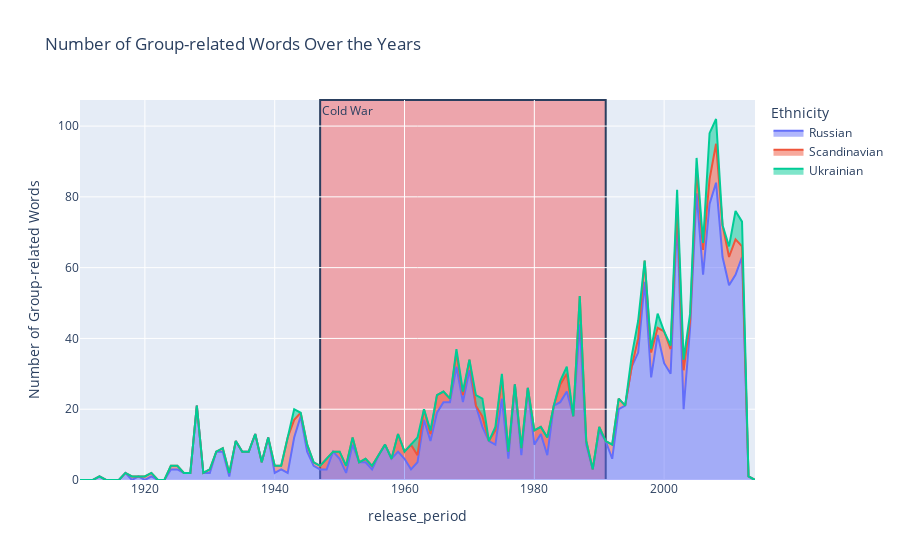

Here is the notebook cell this chart was saved with:
### Markdown cell above
Looking at some major actors of WWII, the prevalence of german representation can be seen a feen years after its begining as well but fades out rapidly, the same can be observed at a lower extent for the japanese representation. It also seems that big events trigger an increase in representation even after the main spike is going down. German and Japanese representation was mostly inexitent before WWII compared to France for example, but became relatively well represented afterwards, up until a global jump in representation due to film abundance.

### Code cell
ethnicities=['Russian','Scandinavian','Ukrainian']
plot_occurrences(df_sum, ethmerged, ethnicities, 1,[
    ('1947', '1991', 'Cold War')
])

### Figure 1 — Plotly figure (JSON) as saved in the notebook; plotly's stock layout.template omitted (floating-point values rounded to 4 significant figures)
{"data": [{"fillpattern": {"shape": ""}, "hovertemplate": "Ethnicity=Russian<br>release_period=%{x}<br>Number of Group-related Words=%{y}<extra></extra>", "legendgroup": "Russian", "line": {"color": "#636efa"}, "marker": {"symbol": "circle"}, "mode": "lines", "name": "Russian", "orientation": "v", "showlegend": true, "stackgroup": "1", "type": "scatter", "x": [1910, 1911, 1912, 1913, 1914, 1915, 1916, 1917, 1918, 1919, 1920, 1921, 1922, 1923, 1924, 1925, 1926, 1927, 1928, 1929, 1930, 1931, 1932, 1933, 1934, 1935, 1936, 1937, 1938, 1939, 1940, 1941, 1942, 1943, 1944, 1945, 1946, 1947, 1948, 1949, 1950, 1951, 1952, 1953, 1954, 1955, 1956, 1957, 1958, 1959, 1960, 1961, 1962, 1963, 1964, 1965, 1966, 1967, 1968, 1969, 1970, 1971, 1972, 1973, 1974, 1975, 1976, 1977, 1978, 1979, 1980, 1981, 1982, 1983, 1984, 1985, 1986, 1987, 1988, 1989, 1990, 1991, 1992, 1993, 1994, 1995, 1996, 1997, 1998, 1999, 2000, 2001, 2002, 2003, 2004, 2005, 2006, 2007, 2008, 2009, 2010, 2011, 2012, 2013, 2014], "xaxis": "x", "y": [0, 0, 0, 1, 0, 0, 0, 2, 0, 1, 0, 1, 0, 0, 3, 3, 2, 2, 21, 2, 2, 8, 8, 1, 11, 8, 8, 13, 5, 12, 2, 3, 2, 12, 18, 8, 4, 3, 3, 8, 6, 2, 10, 5, 5, 3, 7, 10, 6, 8, 6, 3, 5, 17, 11, 19, 22, 22, 32, 22, 31, 21, 15, 11, 10, 23, 6, 27, 7, 26, 10, 13, 7, 21, 22, 25, 18, 44, 10, 3, 14, 11, 6, 20, 21, 32, 36, 56, 29, 41, 33, 30, 74, 20, 43, 81, 58, 78, 84, 63, 55, 58, 63, 1, 0], "yaxis": "y"}, {"fillpattern": {"shape": ""}, "hovertemplate": "Ethnicity=Scandinavian<br>release_period=%{x}<br>Number of Group-related Words=%{y}<extra></extra>", "legendgroup": "Scandinavian", "line": {"color": "#EF553B"}, "marker": {"symbol": "circle"}, "mode": "lines", "name": "Scandinavian", "orientation": "v", "showlegend": true, "stackgroup": "1", "type": "scatter", "x": [1910, 1911, 1912, 1913, 1914, 1915, 1916, 1917, 1918, 1919, 1920, 1921, 1922, 1923, 1924, 1925, 1926, 1927, 1928, 1929, 1930, 1931, 1932, 1933, 1934, 1935, 1936, 1937, 1938, 1939, 1940, 1941, 1942, 1943, 1944, 1945, 1946, 1947, 1948, 1949, 1950, 1951, 1952, 1953, 1954, 1955, 1956, 1957, 1958, 1959, 1960, 1961, 1962, 1963, 1964, 1965, 1966, 1967, 1968, 1969, 1970, 1971, 1972, 1973, 1974, 1975, 1976, 1977, 1978, 1979, 1980, 1981, 1982, 1983, 1984, 1985, 1986, 1987, 1988, 1989, 1990, 1991, 1992, 1993, 1994, 1995, 1996, 1997, 1998, 1999, 2000, 2001, 2002, 2003, 2004, 2005, 2006, 2007, 2008, 2009, 2010, 2011, 2012, 2013, 2014], "xaxis": "x", "y": [0, 0, 0, 0, 0, 0, 0, 0, 1, 0, 1, 1, 0, 0, 1, 1, 0, 0, 0, 0, 1, 0, 1, 1, 0, 0, 0, 0, 0, 0, 2, 1, 10, 5, 1, 2, 1, 1, 3, 0, 2, 2, 2, 0, 1, 1, 0, 0, 0, 5, 2, 7, 2, 3, 2, 5, 3, 1, 4, 2, 3, 0, 3, 0, 4, 6, 2, 0, 2, 0, 4, 2, 5, 0, 5, 5, 0, 8, 1, 0, 1, 0, 4, 3, 0, 0, 4, 6, 7, 2, 9, 7, 4, 11, 2, 7, 7, 7, 11, 9, 8, 10, 3, 0, 0], "yaxis": "y"}, {"fillpattern": {"shape": ""}, "hovertemplate": "Ethnicity=Ukrainian<br>release_period=%{x}<br>Number of Group-related Words=%{y}<extra></extra>", "legendgroup": "Ukrainian", "line": {"color": "#00cc96"}, "marker": {"symbol": "circle"}, "mode": "lines", "name": "Ukrainian", "orientation": "v", "showlegend": true, "stackgroup": "1", "type": "scatter", "x": [1910, 1911, 1912, 1913, 1914, 1915, 1916, 1917, 1918, 1919, 1920, 1921, 1922, 1923, 1924, 1925, 1926, 1927, 1928, 1929, 1930, 1931, 1932, 1933, 1934, 1935, 1936, 1937, 1938, 1939, 1940, 1941, 1942, 1943, 1944, 1945, 1946, 1947, 1948, 1949, 1950, 1951, 1952, 1953, 1954, 1955, 1956, 1957, 1958, 1959, 1960, 1961, 1962, 1963, 1964, 1965, 1966, 1967, 1968, 1969, 1970, 1971, 1972, 1973, 1974, 1975, 1976, 1977, 1978, 1979, 1980, 1981, 1982, 1983, 1984, 1985, 1986, 1987, 1988, 1989, 1990, 1991, 1992, 1993, 1994, 1995, 1996, 1997, 1998, 1999, 2000, 2001, 2002, 2003, 2004, 2005, 2006, 2007, 2008, 2009, 2010, 2011, 2012, 2013, 2014], "xaxis": "x", "y": [0, 0, 0, 0, 0, 0, 0, 0, 0, 0, 0, 0, 0, 0, 0, 0, 0, 0, 0, 0, 0, 0, 0, 0, 0, 0, 0, 0, 0, 0, 0, 0, 0, 3, 0, 0, 0, 0, 0, 0, 0, 0, 0, 0, 0, 0, 0, 0, 0, 0, 0, 0, 5, 0, 1, 0, 0, 0, 1, 1, 0, 3, 5, 0, 1, 1, 0, 0, 0, 0, 0, 0, 0, 0, 1, 2, 0, 0, 0, 0, 0, 0, 0, 0, 0, 3, 5, 0, 1, 4, 0, 1, 4, 3, 2, 3, 2, 13, 7, 0, 3, 8, 7, 0, 0], "yaxis": "y"}], "layout": {"annotations": [{"showarrow": false, "text": "Cold War", "x": "1947", "xanchor": "left", "xref": "x", "y": 1, "yanchor": "top", "yref": "y domain"}], "legend": {"title": {"text": "Ethnicity"}, "tracegroupgap": 0}, "shapes": [{"fillcolor": "rgba(255, 0, 0, 0.3)", "layer": "below", "type": "rect", "x0": "1947", "x1": "1991", "xref": "x", "y0": 0, "y1": 1, "yref": "y domain"}], "title": {"text": "Number of Group-related Words Over the Years "}, "xaxis": {"anchor": "y", "domain": [0, 1], "title": {"text": "release_period"}}, "yaxis": {"anchor": "x", "domain": [0, 1], "title": {"text": "Number of Group-related Words"}}}}
